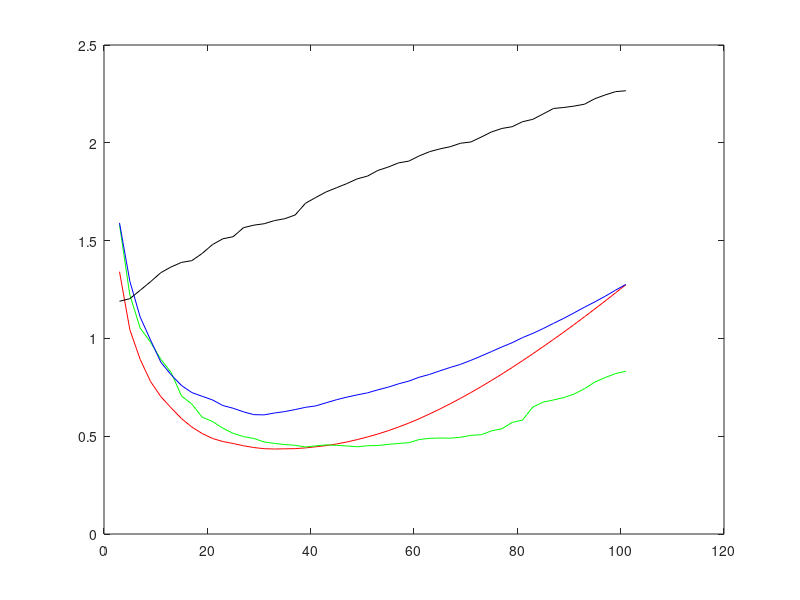

Write MATLAB code to recreate this figure.
close all; clear all; clc;
Fs=50;
t=-5:(1/Fs):5;
x=exp(-t.*t/2);
xs=x+0.1*randn(size(t));
k=1;
X=fftshift(fft(xs));
f=linspace(-Fs/2,Fs/2,length(t));
for N=3:2:101;
LP=ones(1,N)/N;
x_avg=conv(xs,LP,'same');
x_med=medfilt1(xs,N);
x_wnr=wiener2(xs,[1 N]);
x_f=real(ifft(ifftshift(X.*(f<N/4))));
%plot(t,x,'r',t,x_avg,'g',t,x_med,'b',t,x_wnr,'y');
E_avg(k)=sqrt((x-x_avg)*(x-x_avg)');
E_med(k)=sqrt((x-x_med)*(x-x_med)');
E_wnr(k)=sqrt((x-x_wnr)*(x-x_wnr)');
E_f(k)=sqrt((x-x_f)*(x-x_f)');
k=k+1;
end
N=3:2:101;
plot(N,E_avg,'r',N,E_med,'g',N,E_wnr,'b',N,E_f,'k');
[E_avg E_med E_wnr]